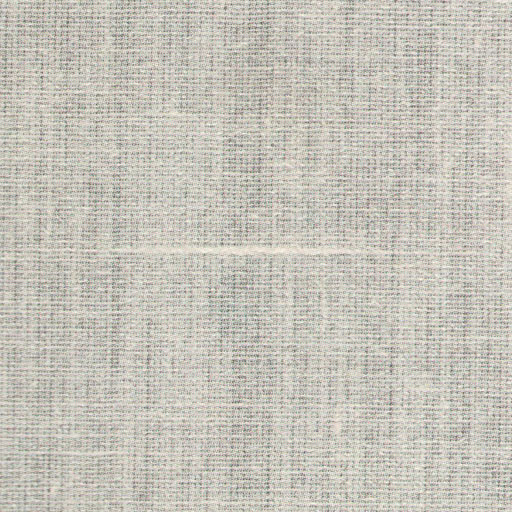
#> input picture Project_Part3/Images/Fabric1.jpg, 512 x 512 px
$ jupyter execute Part3.ipynb
#> lines starting #> are read from the running program, lines starting #| are printed output that depends on the picture
# Part 3 Solutions Notebook

## Introduction

Linen is a sustainable fabric made from cellulosic fibers derived from the stem of the flax plant.<sup>1</sup> Both the fabric and the fibers are named as linen. Linen fibers are much stronger (two to three times) than coton fibers and they dry at a much faster rate yielding cool, absorbent fabrics.<sup>2</sup> Due to its porous nature, linen is a good heat conductor and widely preferred for clothing and bedding in the summer.<sup>2</sup>

Linen is used heavily in clothing like dresses, suits, skirts etc. and in home fashion products like curtains, sheets and towels. Detection of defective end-products is highly valuable to manufacturers in those industries and human centered detection methods are highly costly and open to lots of flaws. In offline quality control method, one of the generally used methods, production is stopped to take samples of the product and carry out the tests.<sup>3</sup> Since the production stops for each sample, the cost of monitoring the process increases. Sophisticated quality control using advanced image processing techniques would significantly improve detection and provide manufacturers with enough time to adjust their processes with a lower cost.

Also, laundries, textile manufacturers, or chemical vendors may encounter with undesired outcomes in the wash process if the monitoring and process control of linen is not properly performed during the production.<sup>4</sup>

## Background Information

For the further steps of this project, a literature review regarding the quality control for linen products could include what is considered a defect in a fabric and how to detect them through image processing. In this part of the report, both of those points will be elaborated by a number of past and concurrent studies.

The essential types of defects on a fabric for most manufacturers are warp or weft threads, oil stains and holes<sup>5</sup>. A missing thread in warp or weft is the irregularity of the texture in some specific parts of the fabric, which is the case for most of the linen images to be inspected in this project. Oil stains is another common flaw in the fabrics resulting from the lube applied to the textile machines. Lastly, the “void areas” on a fabric is also a defect stemming from the frictions during the displacement of the fabric roll<sup>5</sup>.

As to the image processing, greyscale filtering and binarization seem to be a widely used technique. Binarization simply means determining a threshold for the grey-scaled image and labelling the pixels to either one or zero, meaning white and black<sup>6</sup>. To determine a threshold, eyeballing on the histogram could be a naive method to implement<sup>8</sup>. Alternatively, a number of advanced methods namely, clustering, interclass variance and entropy are mentioned in some related articles<sup>6</sup>. After the binarization, some extra modifications to create an image consisting of larger white and black regions, in other words, to eliminate trivially small white areas, can also be applied for better results<sup>8</sup>.

After the filtering and modification of the image, most of the studies focuses on data mining techniques for detection and classification of defects. Semi-algebraic networks is the method used in the conference paper of Blaga M. to identify defective and non-defective areas<sup>8</sup>, whereas, a modified version of K-means clustering is applied in the study of Jeong. S<sup>8</sup>. A totally algebraic approach without data mining techniques in the detection of defects can be found on the paper of Mohamed Jmali<sup>5</sup>. From white and black intensities in the sections of binarized image and the differences of number of white and black pixels in the adjacent rows, three different but similar methods are presented for three types of defects.  When it comes to the classification of the defects, neural networks and fuzzy c-means algorithms are deployed in the articles of Jmali<sup>5</sup> and Jeong S.<sup>7</sup>.

## Approach

The approach used for defect detection on the linen images in this project is basically dividing the [0,255] intensity range to a number of bins, and building an x-bar chart for proportion of each specific shade range(i.e., bin) in the patches of the whole grey-scaled image. To elaborate, if the proportion of a specific shade, for example very very dark grey, in a certain patch is highly different from the proportion of that shade in the other patches, the patch in question is probably a defective one. Therefore, building an x-bar chart over the patches of the image for each shade range could be a good starting point to identify the outliers.

Median filtering for eliminatation of the noise was the preprocessing applied because the non-defective but not smooth areas was a reason for erroneous defect detection and another reason was the insufficiency of shade difference.

After the preprocessing of the image and determination of the bin size by trial and error, a score for each patch is calculated by sum of distortion from the control limits over the bins. For example, for the first patch, if the proportion of the pixels having the intensity corresponding to first bin is above the upper control limit for that bin, the difference between this proportion and the upper limit is taken and scaled to the standard deviation. This calculation is made for each bin and a score is obtained for the first patch. If that score is above a threshold, this patch is marked defective. The same process is applied for each patch and the resulting image with red color on defective patches is illustrated.

## Results

The following libraries are used in our approach.

[cell 1]
from PIL import Image, ImageFilter
import matplotlib.pyplot as plt
import numpy as np
from sklearn.feature_extraction.image import extract_patches_2d

We determined some constants to be used in our functions

[cell 2]
plt.gray()
window_shape = (24, 24)
step_length = 8
bin_number = 16

"getPatches" function is used to get the desired patches from the original image. These patches are windows of determined shape (24*24 in our case) and we slide these windows with determined step length (8 in our case) in x and y axis.

[cell 3]
def getPatches(pixel_array, window_shape, step_length):
    edge_size = pixel_array.shape[0]
    whole_data = extract_patches_2d(pixel_array, window_shape)
    last_patch_index = edge_size - window_shape[0]
    indices = np.array(range(0,last_patch_index,step_length))
    desired_patch_indices = np.array([])
    for i in indices:
        desired_patch_indices = np.concatenate((desired_patch_indices, indices + i*last_patch_index))
    desired_patch_indices = np.array(desired_patch_indices, dtype="int32")
    patches = whole_data[desired_patch_indices]
    return patches

"getPixelRatios" function is used to get the pixel ratios of the original image and extracted patches with a determined number of bins. (16 in our case).<br>This function basically finds the pixel intensity (color tone) distribution for every patch.

[cell 4]
def getPixelRatios(pixel_array, bin_number):
    bin_size = int(256 / bin_number)
    shape = pixel_array.shape
    flattened = pixel_array.reshape((shape[0],-1))
    range_data = np.array(flattened / bin_size, dtype="int32")
    pixel_freqs = np.apply_along_axis(lambda arr: np.bincount(arr, minlength=bin_number), arr=range_data, axis=1)
    pixel_ratios = pixel_freqs / flattened.shape[1]
    return pixel_ratios

"calculateBinLimits" function is used for calculating upper and lower control limits for each bin (color tone) of a given patch.<br>
"xbarbar" is calculated by taking the mean of every color tone (column) and "sigma" is calculated by taking the standard deviation of every color tone (column) of a given patch. <br>
If "xbarbar" is very low (threshold of 0.001) we multiply "sigma" value by 2 in order to avoid getting false positive errors.<br>
Also, after these steps if "lower limit" came out to be negative we equalize it to zero.

[cell 5]
def calculateBinLimits(patch_ratios, sigmalevel=3):
    xbarbar = patch_ratios.mean(axis=0)
    sigma = patch_ratios.std(axis=0)
    sigma[xbarbar <= 0.001] *= 2
    upper_limit = xbarbar + sigmalevel * sigma
    lower_limit = xbarbar - sigmalevel * sigma
    lower_limit[lower_limit < 0] = 0
    #upper_limit[xbarbar <= 0.001] *= 2
    return (xbarbar, upper_limit, lower_limit, sigma)

"getOutlierPatchIndices" function is used to detect outlier patches. First we find all the outlier patches by checking if that patch's pixel ratio is outside of **any** corresponding bin's control limits.<br> Then we calculate outlier scores by taking the difference between control limits and the corresponding pixel ratio scaled to sigma for the outlier patches. <br> After that we sum scores over the bins for each outlier patch and we return patches which have more than total outlier score of 2 (this value is determined by trial and error).

[cell 6]
def getOutlierPatchIndices(pixel_ratios, bin_limits, window_shape, step_length, bin_number):
    patch_number = int((512-window_shape[0])/step_length)**2
    outlier_score=np.zeros((patch_number,bin_number))

    for bin_no in range(bin_number):
        bin_density = pixel_ratios[:,bin_no]
        outlier_indices_up=np.where(bin_density > bin_limits[1][bin_no])[0]
        outlier_score[outlier_indices_up, bin_no] += (pixel_ratios[outlier_indices_up, bin_no] - bin_limits[1][bin_no]) / bin_limits[3][bin_no]
        outlier_indices_down = np.where( bin_density < bin_limits[2][bin_no] )[0]
        outlier_score[outlier_indices_down, bin_no] += (bin_limits[2][bin_no] - pixel_ratios[outlier_indices_down, bin_no]) / bin_limits[3][bin_no]
    sum_score = np.sum(outlier_score, axis=1)
    indices = np.where(sum_score > 2)[0]
    return (indices, sum_score[indices])

"plotXBarChart" function is used to plot the X-bar chart for pixel ratios of extracted patches. <br> "Xbarbar" value and "sigma" is calculated by using extracted patches' mean value and standard deviation of ratios for every bin (color tone). <br> 3 Sigma control limits are used and lower control limits are leveled to zero if they came out negative in calculations.

[cell 7]
def plotXBarChart(patch_ratios, bin_limits, figsize=[16,20]):
    xbarbar = bin_limits[0]
    upper_limit = bin_limits[1]
    lower_limit = bin_limits[2]

    bin_number = patch_ratios.shape[1]
    plt.figure(figsize=figsize)
    for i in range(bin_number):
        plt.subplot(bin_number/2,2,i+1)
        plt.title("Pixel Ratio X-Bar Chart - Bin #{0}".format(i))
        plt.xlabel('Patch number')
        plt.ylabel('Pixel Ratio (X-Bar)')
        plt.plot(patch_ratios[:,i])
        plt.axhline(upper_limit[i],color="r", linestyle='--', label='UCL/LCL')
        plt.axhline(lower_limit[i],color="r", linestyle='--')
        plt.axhline(xbarbar[i],color="g", label='CL')
        plt.legend()
        plt.tight_layout()
    plt.show()

After finding outlier patch indices by "getOutlierPatchIndices" function "fillOutliers" function uses this information to find the corresponding window of that index and mark the original image according to outlier score of the outlier patch (Higher outlier score leads to denser shades of red).

[cell 8]
def fillOutliers(image, outlier_patch_infos, window_shape, step_length, figsize=[10,16], alpha=0.15):
    total_patch_in_row = int( (image.shape[0] - window_shape[0]) / step_length ) + 1
    outlier_patch_indices = outlier_patch_infos[0]
    plt.figure(figsize=figsize)
    plt.subplot(1,2,1)
    plt.imshow(image)
    plt.tight_layout()
    plt.subplot(1,2,2)
    plt.imshow(image)
    origin_x = ( outlier_patch_indices % total_patch_in_row ) * step_length
    origin_y = np.array((outlier_patch_indices / total_patch_in_row) * step_length, dtype='uint32')
    for i in range(len(outlier_patch_indices)):
        corner_xs = [origin_x[i],
                  origin_x[i]+window_shape[0],
                  origin_x[i]+window_shape[0],
                  origin_x[i]]
        corner_ys = [origin_y[i],
                  origin_y[i],
                  origin_y[i]+window_shape[0],
                  origin_y[i]+window_shape[0]]
        plt.fill(corner_xs, corner_ys, 'r', alpha=min(1,alpha * outlier_patch_infos[1][i]))
    plt.tight_layout()
    plt.show()

After reading the image we use median filtering for preprocessing and get patches from this transformed greyscale image. <br> Then, we calculate pixel ratios for every patch and bin limits for each bin.<br> After that, we plot xbarcharts for each bin and detect and color outlier patches by using "getOutlierPatchIndices" and "fillOutliers" functions respectively.<br> This process is repeated for every image given and we have only given the output (x-bar charts for evey bin and detected defects in the image) for the first fabric image in this report.<br> Other outputs are given in the [appendix notebook.](Appendix.html)

[cell 9]
img1 =Image.open("Images/Fabric1.jpg").convert('L')
median_blurred = img1.filter(ImageFilter.MedianFilter(size=3))
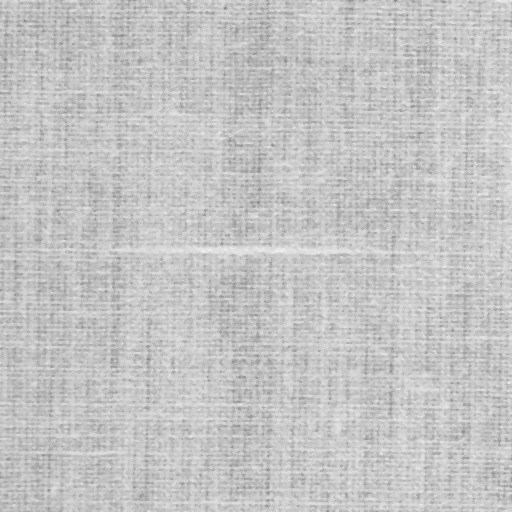
#> median_blurred: PIL image 512x512 L; min 130, max 239, mean 196.2
not_blurred = np.array(img1)
pix1 = np.array(median_blurred)
patches1 = getPatches(pix1, window_shape, step_length)
patch1_pixel_ratios = getPixelRatios(patches1, bin_number)
#> in getPixelRatios, `flattened = pixel_array.reshape((shape[0],-1))`:
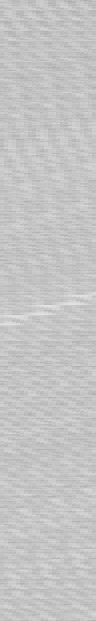
#> flattened: shape (3721, 576) (shown at 1/6 size); min 130, max 239, mean 196.1
#> in getPixelRatios, `range_data = np.array(flattened / bin_size, dtype="int32")`:
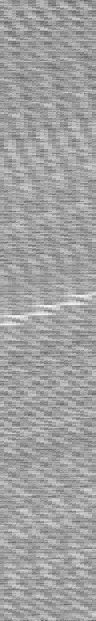
#> range_data: shape (3721, 576) int32 (shown at 1/6 size); min 8, max 14, mean 11.79; drawn with min black and max white
image1_bin_limits = calculateBinLimits(patch1_pixel_ratios)
#> in calculateBinLimits, `xbarbar = patch_ratios.mean(axis=0)`: xbarbar = [0, 0, 0, 0, 0, 0, 0, 0, 0.000209, 0.00533, 0.0569, 0.268, 0.489, 0.175, 0.00461, 0]
#> in calculateBinLimits, `sigma = patch_ratios.std(axis=0)`: sigma = [0, 0, 0, 0, 0, 0, 0, 0, 0.000897, 0.00785, 0.0411, 0.0907, 0.0684, 0.091, 0.0161, 0]
#> in calculateBinLimits, `upper_limit = xbarbar + sigmalevel * sigma`: upper_limit = [0, 0, 0, 0, 0, 0, 0, 0, 0.00559, 0.0289, 0.18, 0.54, 0.695, 0.448, 0.0528, 0]
#> in calculateBinLimits, `lower_limit = xbarbar - sigmalevel * sigma`: lower_limit = [0, 0, 0, 0, 0, 0, 0, 0, -0.00517, -0.0182, -0.0666, -0.00386, 0.284, -0.0978, -0.0436, 0]
plotXBarChart(patch1_pixel_ratios, image1_bin_limits)
#> in plotXBarChart, `lower_limit = bin_limits[2]`: lower_limit = [0, 0, 0, 0, 0, 0, 0, 0, 0, 0, 0, 0, 0.284, 0, 0, 0]
#> in plotXBarChart, `plt.show()`:
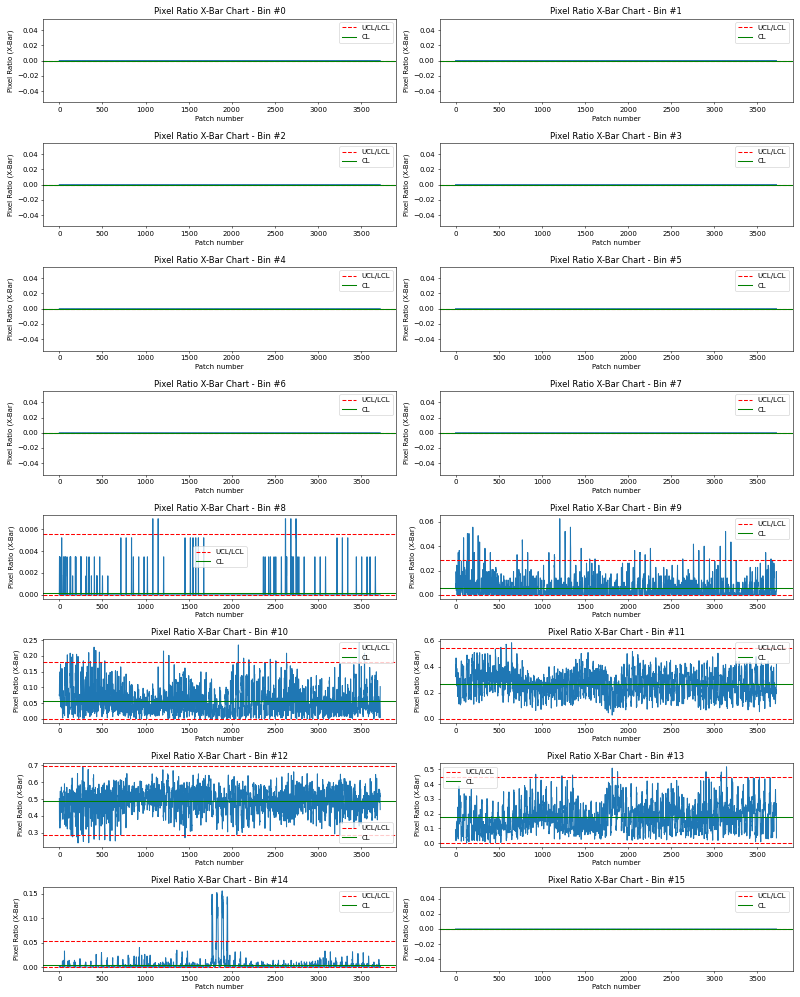
#> figure drawn by matplotlib, 16 panels; panel 9: curve peaks at x = 1084, y = 0.00694; panel 10: curve peaks at x = 1208, y = 0.0625; panel 11: curve peaks at x = 3477, y = 0.241; panel 12: curve peaks at x = 649, y = 0.583
outliers = getOutlierPatchIndices(patch1_pixel_ratios, image1_bin_limits, window_shape, step_length,bin_number)
#> the loop in getOutlierPatchIndices, `for bin_no in range(bin_number):` made 16 passes
#> outlier_indices_up on pass 12: [524, 525, 587, 588, 589, 649, 650]
#> in getOutlierPatchIndices, `sum_score = np.sum(outlier_score, axis=1)`: sum_score = 3721 values, max 6.44 at index 1887, min 0 at index 0, mean 0.1
#> in getOutlierPatchIndices, `indices = np.where(sum_score > 2)[0]`: indices = 75 values from 93 to 3130
fillOutliers(not_blurred, outliers, window_shape, step_length)
#> in fillOutliers, `origin_x = ( outlier_patch_indices % total_patch_in_row ) * step_length`: origin_x = 75 values, max 336 at index 25, min 104 at index 1, mean 245.8
#> in fillOutliers, `origin_y = np.array((outlier_patch_indices / total_patch_in_row) * ste..`: origin_y = 75 values from 12 to 403
#> the loop in fillOutliers, `for i in range(len(outlier_patch_indices)):` made 75 passes
#> (corner_xs, corner_ys) on passes 1 to 8: ([248, 272, 272, 248], [12, 12, 36, 36]), ([104, 128, 128, 104], [17, 17, 41, 41]), ([112, 136, 136, 112], [17, 17, 41, 41]), ([248, 272, 272, 248], [20, 20, 44, 44]), ([104, 128, 128, 104], [25, 25, 49, 49]), ([112, 136, 136, 112], [25, 25, 49, 49]), ([104, 128, 128, 104], [33, 33, 57, 57]), ([112, 136, 136, 112], [33, 33, 57, 57])
#> in fillOutliers, `plt.show()`:
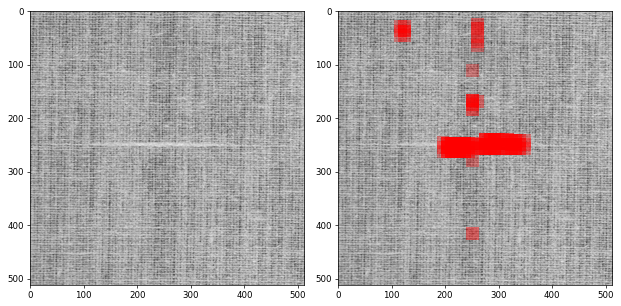
#> figure drawn by matplotlib, 2 panels

$ run again, with Project_Part3/Images/Fabric10.jpg copied over Project_Part3/Images/Fabric1.jpg
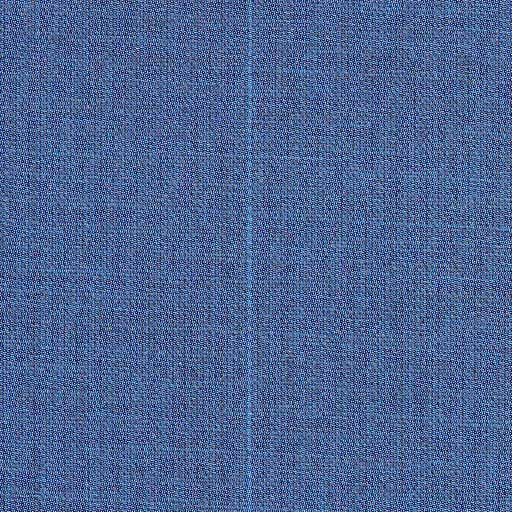
#> input picture Project_Part3/Images/Fabric10.jpg, 512 x 512 px
#> in getPixelRatios, `range_data = np.array(flattened / bin_size, dtype="int32")`:
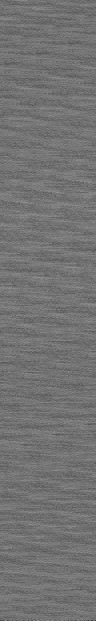
#> range_data: shape (3721, 576) int32 (shown at 1/6 size); min 1, max 11, mean 5.5; drawn with min black and max white
#> in calculateBinLimits, `xbarbar = patch_ratios.mean(axis=0)`: xbarbar = [0, 0.000142, 0.00566, 0.0457, 0.155, 0.284, 0.304, 0.161, 0.0398, 0.005, 0.000342, 2.1e-05, 0, 0, 0, 0]
#> sigma = [0, 0.000537, 0.00449, 0.0161, 0.0321, 0.0386, 0.0387, 0.0343, 0.0145, 0.00371, 0.000859, 0.00019, 0, 0, 0, 0]
#> in calculateBinLimits, `upper_limit = xbarbar + sigmalevel * sigma`: upper_limit = [0, 0.00336, 0.0191, 0.0941, 0.251, 0.4, 0.42, 0.264, 0.0831, 0.0161, 0.00549, 0.00116, 0, 0, 0, 0]
#> in calculateBinLimits, `lower_limit = xbarbar - sigmalevel * sigma`: lower_limit = [0, -0.00308, -0.00781, -0.00262, 0.0583, 0.168, 0.188, 0.0577, -0.00357, -0.00612, -0.00481, -0.00112, 0, 0, 0, 0]
#> in plotXBarChart, `lower_limit = bin_limits[2]`: lower_limit = [0, 0, 0, 0, 0.0583, 0.168, 0.188, 0.0577, 0, 0, 0, 0, 0, 0, 0, 0]
#> the loop in getOutlierPatchIndices, `for bin_no in range(bin_number):` made 16 passes
#> (outlier_indices_up, outlier_indices_down) on passes 5 to 7: ([372, 1379, 2059, 2463, 3059, 3060, 3544, 3599], [1394]), ([794, 949, 2304, 3000, 3560], [650, 651, 1017, 1079, 1897, 1898, 3373]), ([1432, 2531, 2593, 2930, 3254, 3408, 3409, 3470, 3513], [2464, 2670])
#> sum_score = 3721 values, max 3.33 at index 3069, min 0 at index 0, mean 0.0452
#> in getOutlierPatchIndices, `indices = np.where(sum_score > 2)[0]`: indices = [1889, 3068, 3069, 3070]
#> outliers = ([1889, 3068, 3069, 3070], [2.37, 2.87, 3.33, 2.87])
#> outlier_patch_indices = [1889, 3068, 3069, 3070]
#> origin_x = [232, 240, 248, 256]
#> origin_y = [243, 395, 396, 396]
#> the loop in fillOutliers, `for i in range(len(outlier_patch_indices)):` made 4 passes
#> (corner_xs, corner_ys) on passes 1 to 4: ([232, 256, 256, 232], [243, 243, 267, 267]), ([240, 264, 264, 240], [395, 395, 419, 419]), ([248, 272, 272, 248], [396, 396, 420, 420]), ([256, 280, 280, 256], [396, 396, 420, 420])
#> in fillOutliers, `plt.show()`:
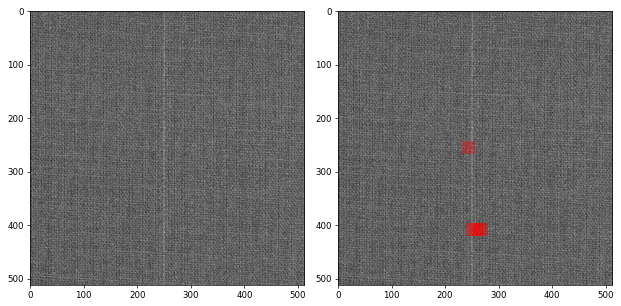
#> figure drawn by matplotlib, 2 panels
